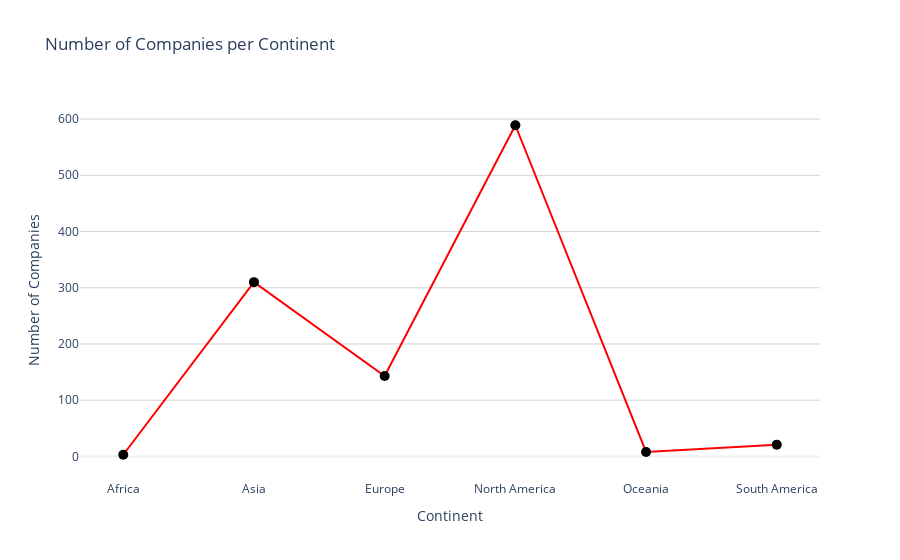

Source (notebook cell):
### Code cell
continent_counts = df['Continent'].value_counts().sort_index()

fig = go.Figure(data=go.Scatter(
    x=continent_counts.index,
    y=continent_counts.values,
    mode='lines+markers',
    line=dict(color='red', width=2),
    marker=dict(color='black', size=10),
))

fig.update_layout(
    title='Number of Companies per Continent',
    xaxis=dict(title='Continent', showgrid=False),
    yaxis=dict(title='Number of Companies', showgrid=True, gridwidth=1, gridcolor='lightgray'),
    template='plotly_white',
    showlegend=False,
)

fig.show()

### Figure 1 — Plotly figure (JSON) as saved in the notebook; plotly's stock layout.template omitted (floating-point values rounded to 4 significant figures)
{"data": [{"line": {"color": "red", "width": 2}, "marker": {"color": "black", "size": 10}, "mode": "lines+markers", "type": "scatter", "x": ["Africa", "Asia", "Europe", "North America", "Oceania", "South America"], "y": [3, 310, 143, 589, 8, 21]}], "layout": {"showlegend": false, "title": {"text": "Number of Companies per Continent"}, "xaxis": {"showgrid": false, "title": {"text": "Continent"}}, "yaxis": {"gridcolor": "lightgray", "gridwidth": 1, "showgrid": true, "title": {"text": "Number of Companies"}}}}
